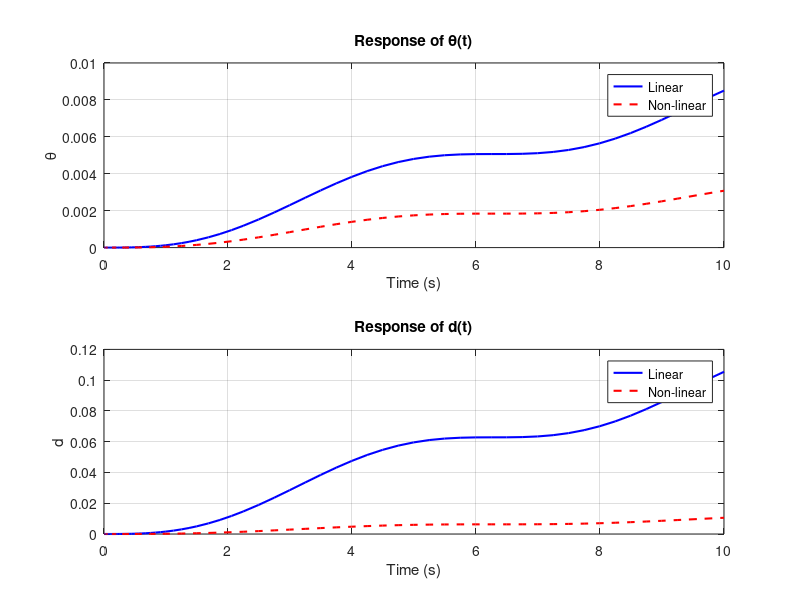

Reproduce this figure in MATLAB.
function simulate_system()
    % Constants
    m_1 = 30;  % Example value for m_1
    m_2 = 10;  % Example value for m_2
    l_1 = 1;  % Example value for l_1
    I_1 = 2;  % Example value for I_1
    I_2 = 2;  % Example value for I_2
    g = 0; % Acceleration due to gravity
    
    % Time span for simulation
    tspan = [0 10];  % 0 to 10 seconds
    initial_conditions = [0; 0; 0; 0];  % Initial conditions [theta, theta', d, d']

    % Solve the linear system of equations
    [t_linear, y_linear] = ode45(@(t, y) linear_equations(t, y, m_1, m_2, l_1, I_1, I_2, g), tspan, initial_conditions);
    
    % Solve the non-linear system of equations
    [t_nonlinear, y_nonlinear] = ode45(@(t, y) nonlinear_equations(t, y, m_1, m_2, l_1, I_1, I_2, g), tspan, initial_conditions);
    
    % Plot the results
    figure;
    subplot(2, 1, 1);
    plot(t_linear, y_linear(:, 1), 'b', 'LineWidth', 1.5); % Linear theta
    hold on;
    plot(t_nonlinear, y_nonlinear(:, 1), 'r--', 'LineWidth', 1.5); % Non-linear theta
    title('Response of \theta(t)');
    xlabel('Time (s)');
    ylabel('\theta');
    legend('Linear', 'Non-linear');
    grid on;

    subplot(2, 1, 2);
    plot(t_linear, y_linear(:, 3), 'b', 'LineWidth', 1.5); % Linear d
    hold on;
    plot(t_nonlinear, y_nonlinear(:, 3), 'r--', 'LineWidth', 1.5); % Non-linear d
    title('Response of d(t)');
    xlabel('Time (s)');
    ylabel('d');
    legend('Linear', 'Non-linear');
    grid on;

    function dydt = linear_equations(t, y, m_1, m_2, l_1, I_1, I_2, g)
        % Unpack the state vector
        theta = y(1);        % theta
        theta_dot = y(2);    % theta'
        d = y(3);            % d
        d_dot = y(4);        % d'
        
        % Define the input signals
        tau1 = 0.1 * sin(t);  % Tau_1 input
        tau2 = 0.1 * sin(t);  % Tau_2 input
        
        % Constants for the linear first equation
        coeff_theta_ddot = (m_1 * l_1^2 + I_1 + I_2 + 9 * m_2);
        coeff_d = (m_1 * l_1 + 3 * m_2 + m_2 * d);
        
        % Linear Equations
        theta_ddot = (tau1 - coeff_d * g) / coeff_theta_ddot;  % theta''
        d_ddot = (tau2 - m_2 * g * sin(theta)) / m_2;  % d''

        % State-space representation
        dydt = [theta_dot; theta_ddot; d_dot; d_ddot];  % First-order system
    end

    function dydt = nonlinear_equations(t, y, m_1, m_2, l_1, I_1, I_2, g)
        % Unpack the state vector
        theta = y(1);        % theta
        theta_dot = y(2);    % theta'
        d = y(3);            % d
        d_dot = y(4);        % d'
        
        % Define the input signals
        tau1 = 0.01 * sin(t);  % Tau_1 input
        tau2 = 0.01 * sin(t);  % Tau_2 input
        
        % Non-linear equations
        theta_ddot = (tau1 - (m_1 * l_1^2 + I_1 + I_2 + m_2 * d^2) * theta_dot * d_dot - ...
            (m_1 * l_1 + m_2 * d) * g * cos(theta)) / (m_1 * l_1^2 + I_1 + I_2 + m_2 * d^2);
        
        d_ddot = (tau2 + m_2 * d * theta_dot^2 - m_2 * g * sin(theta)) / m_2;

        % State-space representation
        dydt = [theta_dot; theta_ddot; d_dot; d_ddot];  % First-order system
    end
end

simulate_system()